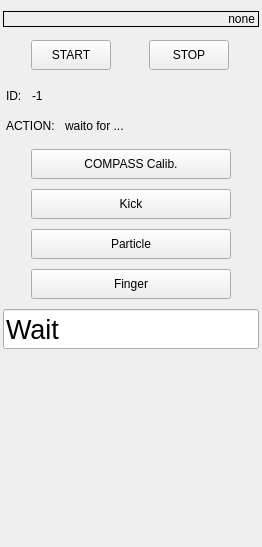
<?xml version="1.0" encoding="UTF-8"?>
<ui version="4.0">
 <class>PlayerControllerWidget</class>
 <widget class="QWidget" name="PlayerControllerWidget">
  <property name="geometry">
   <rect>
    <x>0</x>
    <y>0</y>
    <width>262</width>
    <height>547</height>
   </rect>
  </property>
  <property name="sizePolicy">
   <sizepolicy hsizetype="Expanding" vsizetype="Expanding">
    <horstretch>0</horstretch>
    <verstretch>0</verstretch>
   </sizepolicy>
  </property>
  <property name="windowTitle">
   <string>PlayerController</string>
  </property>
  <layout class="QVBoxLayout" name="verticalLayout">
   <property name="spacing">
    <number>10</number>
   </property>
   <property name="leftMargin">
    <number>3</number>
   </property>
   <property name="rightMargin">
    <number>3</number>
   </property>
   <item>
    <widget class="QLabel" name="lblTimeStamp">
     <property name="frameShape">
      <enum>QFrame::Box</enum>
     </property>
     <property name="text">
      <string>none</string>
     </property>
     <property name="alignment">
      <set>Qt::AlignRight|Qt::AlignTrailing|Qt::AlignVCenter</set>
     </property>
     <property name="wordWrap">
      <bool>false</bool>
     </property>
    </widget>
   </item>
   <item>
    <layout class="QHBoxLayout" name="horizontalLayout">
     <property name="topMargin">
      <number>3</number>
     </property>
     <property name="bottomMargin">
      <number>3</number>
     </property>
     <item>
      <widget class="QPushButton" name="pushButton_2">
       <property name="minimumSize">
        <size>
         <width>0</width>
         <height>30</height>
        </size>
       </property>
       <property name="maximumSize">
        <size>
         <width>80</width>
         <height>16777215</height>
        </size>
       </property>
       <property name="text">
        <string>START</string>
       </property>
      </widget>
     </item>
     <item>
      <widget class="QPushButton" name="pushButton">
       <property name="minimumSize">
        <size>
         <width>0</width>
         <height>30</height>
        </size>
       </property>
       <property name="maximumSize">
        <size>
         <width>80</width>
         <height>16777215</height>
        </size>
       </property>
       <property name="text">
        <string>STOP</string>
       </property>
      </widget>
     </item>
    </layout>
   </item>
   <item>
    <layout class="QVBoxLayout" name="verticalLayout_2">
     <property name="leftMargin">
      <number>3</number>
     </property>
     <property name="topMargin">
      <number>3</number>
     </property>
     <property name="rightMargin">
      <number>3</number>
     </property>
     <property name="bottomMargin">
      <number>3</number>
     </property>
     <item>
      <layout class="QHBoxLayout" name="horizontalLayout_2">
       <property name="spacing">
        <number>10</number>
       </property>
       <item>
        <widget class="QLabel" name="label">
         <property name="text">
          <string>ID:</string>
         </property>
        </widget>
       </item>
       <item>
        <widget class="QLabel" name="lblID">
         <property name="text">
          <string>-1</string>
         </property>
        </widget>
       </item>
       <item>
        <spacer name="horizontalSpacer">
         <property name="orientation">
          <enum>Qt::Horizontal</enum>
         </property>
         <property name="sizeHint" stdset="0">
          <size>
           <width>40</width>
           <height>20</height>
          </size>
         </property>
        </spacer>
       </item>
      </layout>
     </item>
     <item>
      <layout class="QHBoxLayout" name="horizontalLayout_3">
       <property name="spacing">
        <number>10</number>
       </property>
       <item>
        <widget class="QLabel" name="label_2">
         <property name="text">
          <string>ACTION:</string>
         </property>
        </widget>
       </item>
       <item>
        <widget class="QLabel" name="lblAction">
         <property name="text">
          <string>waito for ...</string>
         </property>
        </widget>
       </item>
       <item>
        <spacer name="horizontalSpacer_2">
         <property name="orientation">
          <enum>Qt::Horizontal</enum>
         </property>
         <property name="sizeHint" stdset="0">
          <size>
           <width>40</width>
           <height>20</height>
          </size>
         </property>
        </spacer>
       </item>
      </layout>
     </item>
    </layout>
   </item>
   <item>
    <layout class="QGridLayout" name="gridLayout">
     <property name="verticalSpacing">
      <number>10</number>
     </property>
     <item row="3" column="0">
      <widget class="QPushButton" name="pushButton_5">
       <property name="minimumSize">
        <size>
         <width>0</width>
         <height>30</height>
        </size>
       </property>
       <property name="maximumSize">
        <size>
         <width>200</width>
         <height>16777215</height>
        </size>
       </property>
       <property name="text">
        <string>Particle</string>
       </property>
      </widget>
     </item>
     <item row="0" column="0">
      <widget class="QPushButton" name="pushButton_3">
       <property name="minimumSize">
        <size>
         <width>0</width>
         <height>30</height>
        </size>
       </property>
       <property name="maximumSize">
        <size>
         <width>200</width>
         <height>16777215</height>
        </size>
       </property>
       <property name="text">
        <string>COMPASS Calib.</string>
       </property>
      </widget>
     </item>
     <item row="2" column="0">
      <widget class="QPushButton" name="pushButton_4">
       <property name="minimumSize">
        <size>
         <width>0</width>
         <height>30</height>
        </size>
       </property>
       <property name="maximumSize">
        <size>
         <width>200</width>
         <height>16777215</height>
        </size>
       </property>
       <property name="text">
        <string>Kick</string>
       </property>
      </widget>
     </item>
     <item row="4" column="0">
      <widget class="QPushButton" name="pushButton_6">
       <property name="minimumSize">
        <size>
         <width>0</width>
         <height>30</height>
        </size>
       </property>
       <property name="maximumSize">
        <size>
         <width>200</width>
         <height>16777215</height>
        </size>
       </property>
       <property name="text">
        <string>Finger</string>
       </property>
      </widget>
     </item>
    </layout>
   </item>
   <item>
    <widget class="QLineEdit" name="ledtDispColorAndRole">
     <property name="minimumSize">
      <size>
       <width>0</width>
       <height>40</height>
      </size>
     </property>
     <property name="font">
      <font>
       <pointsize>20</pointsize>
      </font>
     </property>
     <property name="text">
      <string>Wait</string>
     </property>
    </widget>
   </item>
   <item>
    <spacer name="verticalSpacer">
     <property name="orientation">
      <enum>Qt::Vertical</enum>
     </property>
     <property name="sizeHint" stdset="0">
      <size>
       <width>20</width>
       <height>40</height>
      </size>
     </property>
    </spacer>
   </item>
  </layout>
 </widget>
 <resources/>
 <connections/>
</ui>
